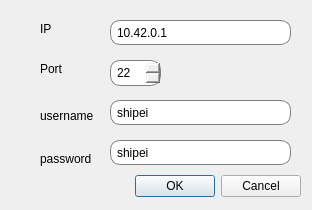
<?xml version="1.0" encoding="UTF-8"?>
<ui version="4.0">
 <class>Dialog</class>
 <widget class="QDialog" name="Dialog">
  <property name="geometry">
   <rect>
    <x>0</x>
    <y>0</y>
    <width>312</width>
    <height>210</height>
   </rect>
  </property>
  <property name="windowTitle">
   <string>设置</string>
  </property>
  <widget class="QDialogButtonBox" name="buttonBox">
   <property name="geometry">
    <rect>
     <x>0</x>
     <y>170</y>
     <width>301</width>
     <height>32</height>
    </rect>
   </property>
   <property name="orientation">
    <enum>Qt::Horizontal</enum>
   </property>
   <property name="standardButtons">
    <set>QDialogButtonBox::Cancel|QDialogButtonBox::Ok</set>
   </property>
  </widget>
  <widget class="QLineEdit" name="lineEdit">
   <property name="geometry">
    <rect>
     <x>110</x>
     <y>20</y>
     <width>181</width>
     <height>25</height>
    </rect>
   </property>
   <property name="styleSheet">
    <string notr="true">border:1px solid gray;
        border-radius:10px;
        padding:2px 4px;</string>
   </property>
   <property name="text">
    <string>10.42.0.1</string>
   </property>
  </widget>
  <widget class="QLabel" name="label">
   <property name="geometry">
    <rect>
     <x>40</x>
     <y>20</y>
     <width>54</width>
     <height>17</height>
    </rect>
   </property>
   <property name="text">
    <string>IP</string>
   </property>
  </widget>
  <widget class="QLabel" name="label_2">
   <property name="geometry">
    <rect>
     <x>40</x>
     <y>60</y>
     <width>54</width>
     <height>17</height>
    </rect>
   </property>
   <property name="text">
    <string>Port</string>
   </property>
  </widget>
  <widget class="QLabel" name="label_3">
   <property name="geometry">
    <rect>
     <x>40</x>
     <y>107</y>
     <width>61</width>
     <height>17</height>
    </rect>
   </property>
   <property name="text">
    <string>username</string>
   </property>
  </widget>
  <widget class="QLineEdit" name="lineEdit_3">
   <property name="geometry">
    <rect>
     <x>110</x>
     <y>100</y>
     <width>181</width>
     <height>25</height>
    </rect>
   </property>
   <property name="styleSheet">
    <string notr="true">border:1px solid gray;
        border-radius:10px;
        padding:2px 4px;</string>
   </property>
   <property name="text">
    <string>shipei</string>
   </property>
  </widget>
  <widget class="QLabel" name="label_4">
   <property name="geometry">
    <rect>
     <x>40</x>
     <y>150</y>
     <width>61</width>
     <height>17</height>
    </rect>
   </property>
   <property name="text">
    <string>password</string>
   </property>
  </widget>
  <widget class="QLineEdit" name="lineEdit_4">
   <property name="geometry">
    <rect>
     <x>110</x>
     <y>140</y>
     <width>181</width>
     <height>25</height>
    </rect>
   </property>
   <property name="styleSheet">
    <string notr="true">border:1px solid gray;
        border-radius:10px;
        padding:2px 4px;</string>
   </property>
   <property name="text">
    <string>shipei</string>
   </property>
  </widget>
  <widget class="QSpinBox" name="spinBox">
   <property name="geometry">
    <rect>
     <x>110</x>
     <y>60</y>
     <width>51</width>
     <height>26</height>
    </rect>
   </property>
   <property name="styleSheet">
    <string notr="true">border:1px solid gray;
 border-radius:10px;
       padding:2px 4px;</string>
   </property>
   <property name="minimum">
    <number>1</number>
   </property>
   <property name="maximum">
    <number>65535</number>
   </property>
   <property name="value">
    <number>22</number>
   </property>
  </widget>
 </widget>
 <resources/>
 <connections>
  <connection>
   <sender>buttonBox</sender>
   <signal>accepted()</signal>
   <receiver>Dialog</receiver>
   <slot>accept()</slot>
   <hints>
    <hint type="sourcelabel">
     <x>248</x>
     <y>254</y>
    </hint>
    <hint type="destinationlabel">
     <x>157</x>
     <y>274</y>
    </hint>
   </hints>
  </connection>
  <connection>
   <sender>buttonBox</sender>
   <signal>rejected()</signal>
   <receiver>Dialog</receiver>
   <slot>reject()</slot>
   <hints>
    <hint type="sourcelabel">
     <x>316</x>
     <y>260</y>
    </hint>
    <hint type="destinationlabel">
     <x>286</x>
     <y>274</y>
    </hint>
   </hints>
  </connection>
 </connections>
</ui>
